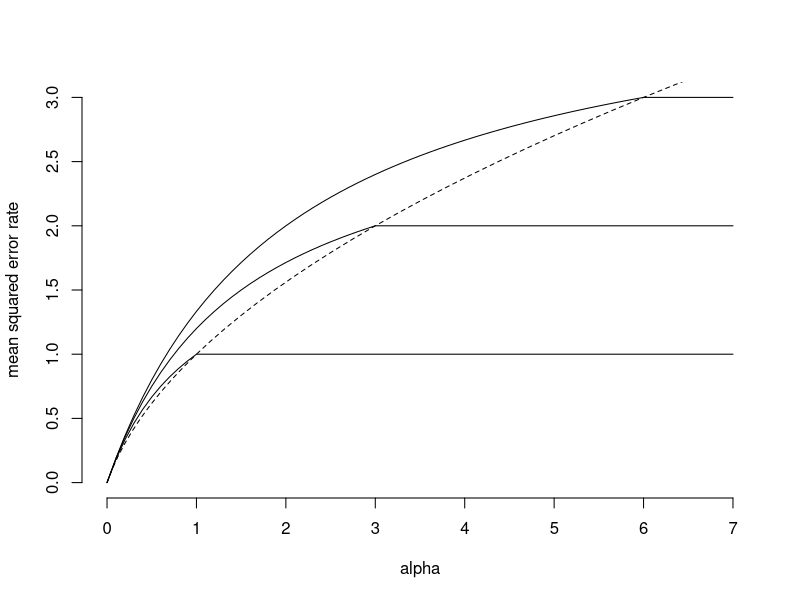

Write the R code that produced this figure.
rate=function(alpha,m){
    n=length(alpha)
    output=rep(0,n)
    for(i in 1:n){
    if(alpha[i]<=m*(m-1)/2)
    output[i]=2*m*alpha[i]/(m+2*alpha[i])
    else
        output[i]=m-1
        }
    return(output)
}

alpha=seq(from=0,to=7,by=0.1)
plot(alpha,rate(alpha,2),type="l",ylim=c(0,3),ylab="mean squared error rate",las=1,axes=F)
points(alpha,rate(alpha,3),type="l")
points(alpha,rate(alpha,4),type="l")


axis(side = 1)
axis(side = 2)

mseq=seq(from=0,to=4,by=0.1)
aseq=(mseq+1)*mseq/2
points(aseq,mseq,type="l",lty=2)

